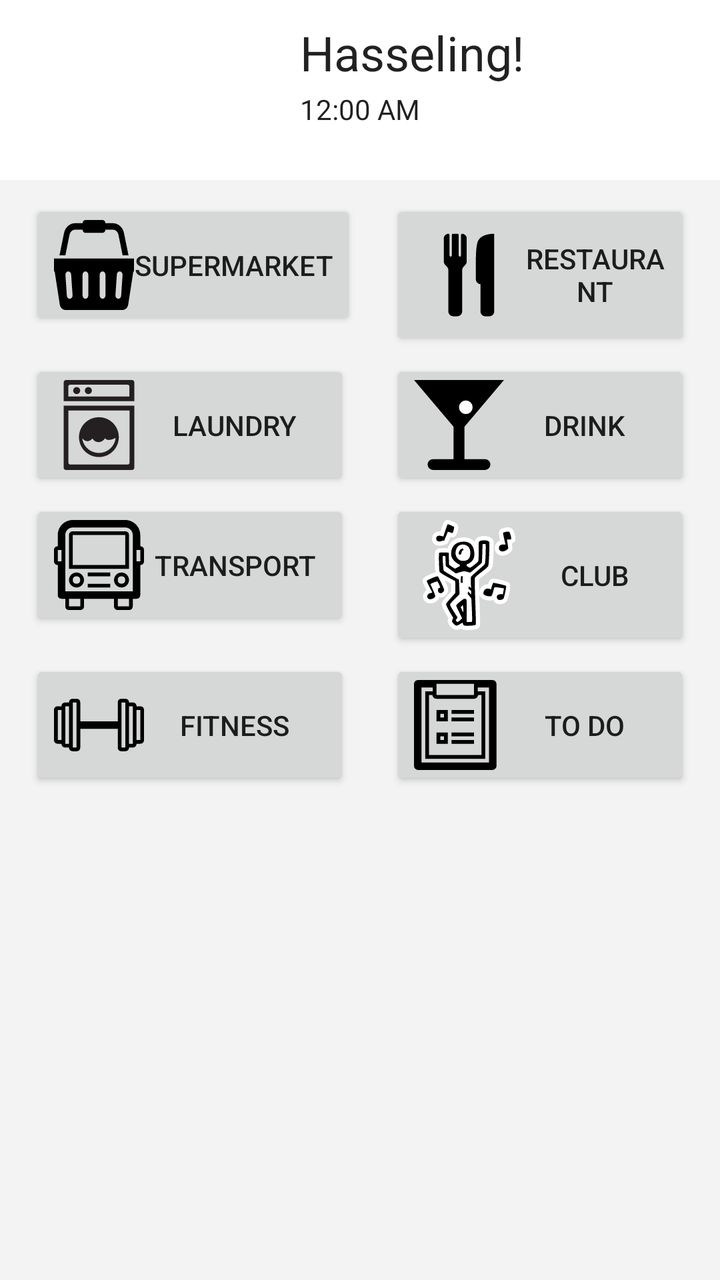
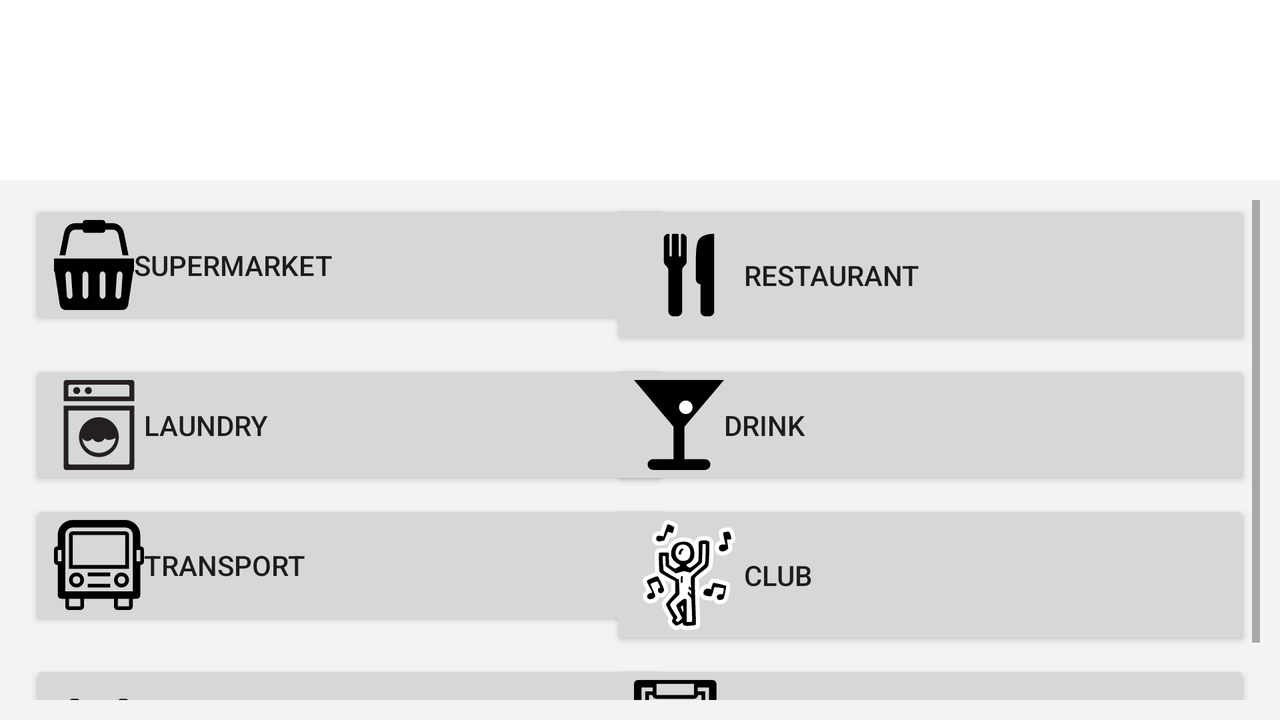

Compare how this app lays out the same screen by default and in its alternative resource folder. The renders come first, then the two layout files and the values they reference.
<!-- AndroidManifest.xml: application theme AppTheme -->
<!-- res/layout/content_main.xml -->
<?xml version="1.0" encoding="utf-8"?>
<FrameLayout xmlns:android="http://schemas.android.com/apk/res/android"
    xmlns:app="http://schemas.android.com/apk/res-auto"
    xmlns:tools="http://schemas.android.com/tools"
    android:layout_width="match_parent"
    android:layout_height="match_parent"
    app:layout_behavior="@string/appbar_scrolling_view_behavior"
    tools:context="be.pxl.hasseling.MainActivity"
    tools:showIn="@layout/app_bar_main"
        android:id="@+id/content_frame"
        tools:layout_editor_absoluteX="8dp"
        tools:layout_editor_absoluteY="8dp">

    <TextClock
        android:id="@+id/textClock"
        android:layout_width="wrap_content"
        android:layout_height="wrap_content"
        android:layout_marginLeft="150dp"
        android:layout_marginTop="45dp"
        tools:layout_editor_absoluteX="144dp"
        tools:layout_editor_absoluteY="75dp" />

    <TextView
        android:id="@+id/textView4"
        android:layout_width="wrap_content"
        android:layout_height="wrap_content"
        android:layout_marginLeft="150dp"
        android:layout_marginTop="10dp"
        android:text="Hasseling!"
        android:textAppearance="@style/TextAppearance.AppCompat"
        android:textSize="24sp"
        app:layout_constraintVertical_bias="0.076" />


    <ScrollView

        android:layout_width="match_parent"
        android:layout_height="match_parent"
        android:background="#f3f3f3"
        android:fillViewport="true"
        android:orientation="vertical"
        android:layout_marginTop="90dp"
        android:paddingBottom="10dp"
        android:paddingLeft="10dp"
        android:paddingRight="10dp"
        android:paddingTop="10dp">

        <LinearLayout
            android:layout_width="fill_parent"
            android:layout_height="wrap_content"
            android:orientation="vertical">

            <RelativeLayout
                android:layout_width="fill_parent"
                android:layout_height="wrap_content"
                android:orientation="horizontal"
                android:paddingLeft="5dp"
                android:paddingRight="5dp">

                <Button
                    android:id="@+id/btn_supermarket"
                    android:layout_width="wrap_content"
                    android:layout_height="wrap_content"
                    android:layout_weight="1"
                    android:drawableLeft="@drawable/ic_supermarket"
                    android:text="Supermarket" />

                <Button
                    android:id="@+id/btn_restaurant"
                    android:layout_width="wrap_content"
                    android:layout_height="wrap_content"
                    android:layout_marginLeft="180dp"
                    android:layout_weight="1"
                    android:drawableLeft="@drawable/ic_restaurant"
                    android:text="Restaurant" />
            </RelativeLayout>

            <RelativeLayout
                android:layout_width="fill_parent"
                android:layout_height="wrap_content"
                android:layout_marginTop="5dp"
                android:orientation="horizontal"
                android:paddingLeft="5dp"
                android:paddingRight="5dp">

                <Button
                    android:id="@+id/btn_laundry"
                    android:layout_width="160dp"
                    android:layout_height="wrap_content"
                    android:drawableLeft="@drawable/ic_laundry"
                    android:text="Laundry" />

                <Button
                    android:id="@+id/btn_drink"
                    android:layout_width="170dp"
                    android:layout_height="wrap_content"
                    android:layout_marginLeft="180dp"
                    android:drawableLeft="@drawable/ic_drink"
                    android:text="Drink" />
            </RelativeLayout>

            <RelativeLayout
                android:layout_width="fill_parent"
                android:layout_height="wrap_content"
                android:layout_marginTop="5dp"
                android:orientation="horizontal"
                android:paddingLeft="5dp"
                android:paddingRight="5dp">

                <Button
                    android:id="@+id/btn_transport"
                    android:layout_width="160dp"
                    android:layout_height="wrap_content"
                    android:drawableLeft="@drawable/ic_transport"
                    android:text="Transport" />

                <Button
                    android:id="@+id/btn_club"
                    android:layout_width="170dp"
                    android:layout_height="wrap_content"
                    android:layout_marginLeft="180dp"
                    android:drawableLeft="@drawable/ic_club"
                    android:text="Club" />
            </RelativeLayout>

            <RelativeLayout
                android:layout_width="fill_parent"
                android:layout_height="wrap_content"
                android:layout_marginTop="5dp"
                android:orientation="horizontal"
                android:paddingLeft="5dp"
                android:paddingRight="5dp">

                <Button
                    android:id="@+id/btn_fitness"
                    android:layout_width="160dp"
                    android:layout_height="wrap_content"
                    android:drawableLeft="@drawable/ic_fitness"
                    android:text="Fitness" />

                <Button
                    android:id="@+id/btn_todo"
                    android:layout_width="170dp"
                    android:layout_height="wrap_content"
                    android:layout_marginLeft="180dp"
                    android:drawableLeft="@drawable/ic_todo"
                    android:text="To Do" />
            </RelativeLayout>

        </LinearLayout>
    </ScrollView>

</FrameLayout>
<!-- res/layout/app_bar_main.xml (included above) -->
<?xml version="1.0" encoding="utf-8"?>
<android.support.design.widget.CoordinatorLayout xmlns:android="http://schemas.android.com/apk/res/android"
    xmlns:app="http://schemas.android.com/apk/res-auto"
    xmlns:tools="http://schemas.android.com/tools"
    android:layout_width="match_parent"
    android:layout_height="match_parent"
    tools:context="be.pxl.hasseling.MainActivity">

    <android.support.design.widget.AppBarLayout
        android:layout_width="match_parent"
        android:layout_height="wrap_content"
        android:theme="@style/Base.TextAppearance.AppCompat.Subhead.Inverse">

        <android.support.v7.widget.Toolbar
            android:id="@+id/toolbar"
            android:layout_width="match_parent"
            android:layout_height="?attr/actionBarSize"
            android:background="?attr/colorBackgroundFloating"
            android:minHeight="185dp"
            app:popupTheme="@style/Base.TextAppearance.AppCompat.Large.Inverse" />

    </android.support.design.widget.AppBarLayout>

    <include layout="@layout/content_main" />

    <android.support.design.widget.FloatingActionButton
        android:id="@+id/fab"
        android:layout_width="wrap_content"
        android:layout_height="wrap_content"
        android:layout_gravity="bottom|end"
        android:layout_margin="@dimen/fab_margin"
        app:srcCompat="@android:drawable/ic_dialog_info" />

</android.support.design.widget.CoordinatorLayout>
<!-- resources referenced by this layout -->
<resources>
  <!-- drawable ic_drink (drawable) -->
  <vector android:height="45dp" android:viewportHeight="660.0"
      android:viewportWidth="660.0" android:width="45dp" xmlns:android="http://schemas.android.com/apk/res/android">
      <path android:fillColor="#000" android:pathData="M0,0l660,0l-330,390z"/>
      <path android:fillColor="#FF000000"
          android:pathData="M330,660L330,300" android:strokeColor="#000" android:strokeWidth="80"/>
      <path android:fillColor="#FF000000"
          android:pathData="M140,620L520,620" android:strokeColor="#000"
          android:strokeLineCap="round" android:strokeWidth="80"/>
      <path android:fillColor="#fff" android:pathData="M380,200m-50,0a50,50 0,1 1,100 0a50,50 0,1 1,-100 0"/>
  </vector>
  <!-- drawable ic_fitness (drawable) -->
  <vector android:height="45dp" android:viewportHeight="24.0"
      android:viewportWidth="24.0" android:width="45dp" xmlns:android="http://schemas.android.com/apk/res/android">
      <path android:fillColor="#FF000000" android:pathData="M23,7h-1c0,-0.6 -0.4,-1 -1,-1h-1c0,-0.6 -0.4,-1 -1,-1h-1c-0.6,0 -1,0.4 -1,1v5H7V6c0,-0.6 -0.4,-1 -1,-1H5C4.4,5 4,5.4 4,6H3C2.4,6 2,6.4 2,7H1C0.4,7 0,7.4 0,8v8c0,0.6 0.4,1 1,1h1c0,0.6 0.4,1 1,1h1c0,0.6 0.4,1 1,1h1c0.6,0 1,-0.4 1,-1v-5h10v5c0,0.6 0.4,1 1,1h1c0.6,0 1,-0.4 1,-1h1c0.6,0 1,-0.4 1,-1h1c0.6,0 1,-0.4 1,-1V8C24,7.4 23.6,7 23,7zM2,16H1V8h1V16zM4,17H3v-1V8V7h1V17zM6,18H5v-1V7V6h1V18zM19,7v10v1h-1V6h1V7zM21,8v8v1h-1V7h1V8zM23,16h-1V8h1V16z"/>
  </vector>
  <!-- drawable ic_todo (drawable) -->
  <vector android:height="45dp" android:viewportHeight="24.0"
      android:viewportWidth="24.0" android:width="45dp" xmlns:android="http://schemas.android.com/apk/res/android">
      <path android:fillColor="#FF000000" android:pathData="M20.9,0H16H6H1.1C0.5,0 0,0.5 0,1.1v21.8C0,23.5 0.5,24 1.1,24h19.8c0.6,0 1.1,-0.5 1.1,-1.1V1.1C22,0.5 21.5,0 20.9,0zM16,1v3H6V1H16zM4.9,4C5,4.6 5.4,5 6,5h10c0.6,0 1,-0.4 1.1,-1H18v16H4V4H4.9zM20,22H2V2h3v1H3v18h16V3h-2V2h3V22z"/>
      <path android:fillColor="#FF000000" android:pathData="M10,10h6v1h-6z"/>
      <path android:fillColor="#FF000000" android:pathData="M10,8h6v1h-6z"/>
      <path android:fillColor="#FF000000" android:pathData="M9,8H6v3h3V8zM8,10H7V9h1V10z"/>
      <path android:fillColor="#FF000000" android:pathData="M10,16h6v1h-6z"/>
      <path android:fillColor="#FF000000" android:pathData="M10,14h6v1h-6z"/>
      <path android:fillColor="#FF000000" android:pathData="M9,14H6v3h3V14zM8,16H7v-1h1V16z"/>
  </vector>
  <style name="AppTheme" parent="Theme.AppCompat.Light.DarkActionBar">
          
          <item name="colorPrimary">@color/colorPrimary</item>
          <item name="colorPrimaryDark">@color/colorPrimaryDark</item>
          <item name="colorAccent">@color/colorAccent</item>
          <item name="android:colorBackground">@color/colorBg</item>
          
      </style>
  <color name="colorPrimary">#f4b301</color>
  <color name="colorPrimaryDark">#3c3c3c</color>
  <color name="colorAccent">#dedede</color>
  <color name="colorBg">#ffffff</color>
</resources>
<!-- res/layout-land/content_main.xml (the repository's variant of the layout above) -->
<!-- drawn on the phone turned sideways -->
<?xml version="1.0" encoding="utf-8"?>
<FrameLayout xmlns:android="http://schemas.android.com/apk/res/android"
    xmlns:app="http://schemas.android.com/apk/res-auto"
    xmlns:tools="http://schemas.android.com/tools"
    android:layout_width="match_parent"
    android:layout_height="match_parent"
    app:layout_behavior="@string/appbar_scrolling_view_behavior"
    tools:context="be.pxl.hasseling.MainActivity"
    android:id="@+id/content_frame"
    tools:layout_editor_absoluteX="8dp"
    tools:layout_editor_absoluteY="8dp">


    <ScrollView

        android:layout_width="match_parent"
        android:layout_height="match_parent"
        android:background="#f3f3f3"
        android:fillViewport="true"
        android:orientation="vertical"
        android:layout_marginTop="90dp"
        android:paddingBottom="10dp"
        android:paddingLeft="10dp"
        android:paddingRight="10dp"
        android:paddingTop="10dp"
        tools:ignore="UselessParent">

        <LinearLayout
            android:layout_width="fill_parent"
            android:layout_height="wrap_content"
            android:orientation="vertical">

            <RelativeLayout
                android:layout_width="wrap_content"
                android:layout_height="wrap_content"
                android:orientation="horizontal"
                android:paddingLeft="5dp"
                android:paddingRight="5dp">

                <Button
                    android:id="@+id/btn_supermarket"
                    android:layout_width="wrap_content"
                    android:layout_height="wrap_content"
                    android:layout_alignParentLeft="true"
                    android:layout_alignParentStart="true"
                    android:layout_alignParentTop="true"
                    android:width="320dp"
                    android:drawableLeft="@drawable/ic_supermarket"
                    android:filterTouchesWhenObscured="false"
                    android:gravity="left|center_vertical"
                    android:text="Supermarket"
                    android:textSize="14sp"
                    tools:ignore="HardcodedText,RtlHardcoded" />

                <Button
                    android:id="@+id/btn_restaurant"
                    android:layout_width="wrap_content"
                    android:layout_height="wrap_content"
                    android:layout_alignParentRight="true"
                    android:width="320dp"
                    android:drawableLeft="@drawable/ic_restaurant"
                    android:gravity="left|center_vertical"
                    android:text="Restaurant"
                    android:textSize="14sp"
                    tools:ignore="HardcodedText,ObsoleteLayoutParam,RtlHardcoded" />
            </RelativeLayout>

            <RelativeLayout
                android:layout_width="wrap_content"
                android:layout_height="wrap_content"
                android:layout_marginTop="5dp"
                android:orientation="horizontal"
                android:paddingLeft="5dp"
                android:paddingRight="5dp">

                <Button
                    android:id="@+id/btn_laundry"
                    android:layout_width="320dp"
                    android:layout_height="wrap_content"
                    android:layout_alignParentLeft="false"
                    android:layout_alignParentStart="false"
                    android:layout_alignParentTop="false"
                    android:drawableLeft="@drawable/ic_laundry"
                    android:text="@string/laundry"
                    android:gravity="left|center_vertical"
                    android:textSize="14sp"
                    tools:ignore="HardcodedText,RtlHardcoded" />

                <Button
                    android:id="@+id/btn_drink"
                    android:layout_width="320dp"
                    android:layout_height="wrap_content"
                    android:layout_alignParentRight="true"
                    android:drawableLeft="@drawable/ic_drink"
                    android:gravity="left|center_vertical|center"
                    android:text="@string/drink"
                    android:textSize="14sp"
                    tools:ignore="HardcodedText,ObsoleteLayoutParam,RtlHardcoded" />
            </RelativeLayout>

            <RelativeLayout
                android:layout_width="wrap_content"
                android:layout_height="wrap_content"
                android:layout_marginTop="5dp"
                android:orientation="horizontal"
                android:paddingLeft="5dp"
                android:paddingRight="5dp">

                <Button
                    android:id="@+id/btn_transport"
                    android:layout_width="320dp"
                    android:layout_height="wrap_content"
                    android:drawableLeft="@drawable/ic_transport"
                    android:text="Transport"
                    android:gravity="left|center_vertical"
                    android:textSize="14sp"
                    tools:ignore="HardcodedText,RtlHardcoded" />

                <Button
                    android:id="@+id/btn_club"
                    android:layout_width="320dp"
                    android:layout_height="wrap_content"
                    android:layout_alignParentRight="true"
                    android:drawableLeft="@drawable/ic_club"
                    android:gravity="left|center_vertical|center"
                    android:text="Club"
                    android:textSize="14sp"
                    tools:ignore="HardcodedText,ObsoleteLayoutParam,RtlHardcoded" />
            </RelativeLayout>

            <RelativeLayout
                android:layout_width="wrap_content"
                android:layout_height="wrap_content"
                android:layout_marginTop="5dp"
                android:orientation="horizontal"
                android:paddingLeft="5dp"
                android:paddingRight="5dp">

                <Button
                    android:id="@+id/btn_fitness"
                    android:layout_width="320dp"
                    android:layout_height="wrap_content"
                    android:drawableLeft="@drawable/ic_fitness"
                    android:text="Fitness"
                    android:textSize="14sp"
                    android:gravity="left|center_vertical"
                    tools:ignore="HardcodedText,RtlHardcoded" />

                <Button
                    android:id="@+id/btn_todo"
                    android:layout_width="320dp"
                    android:layout_height="wrap_content"
                    android:layout_alignParentRight="true"
                    android:drawableLeft="@drawable/ic_todo"
                    android:gravity="left|center_vertical|center"
                    android:text="To Do"
                    android:textSize="14sp"
                    tools:ignore="HardcodedText,ObsoleteLayoutParam,RtlHardcoded" />
            </RelativeLayout>

        </LinearLayout>
    </ScrollView>

</FrameLayout>
<!-- resources referenced by the variant -->
<!-- as the phone turned sideways resolves them -->
<resources>
  <!-- drawable ic_drink (drawable) -->
  <vector android:height="45dp" android:viewportHeight="660.0"
      android:viewportWidth="660.0" android:width="45dp" xmlns:android="http://schemas.android.com/apk/res/android">
      <path android:fillColor="#000" android:pathData="M0,0l660,0l-330,390z"/>
      <path android:fillColor="#FF000000"
          android:pathData="M330,660L330,300" android:strokeColor="#000" android:strokeWidth="80"/>
      <path android:fillColor="#FF000000"
          android:pathData="M140,620L520,620" android:strokeColor="#000"
          android:strokeLineCap="round" android:strokeWidth="80"/>
      <path android:fillColor="#fff" android:pathData="M380,200m-50,0a50,50 0,1 1,100 0a50,50 0,1 1,-100 0"/>
  </vector>
  <!-- drawable ic_fitness (drawable) -->
  <vector android:height="45dp" android:viewportHeight="24.0"
      android:viewportWidth="24.0" android:width="45dp" xmlns:android="http://schemas.android.com/apk/res/android">
      <path android:fillColor="#FF000000" android:pathData="M23,7h-1c0,-0.6 -0.4,-1 -1,-1h-1c0,-0.6 -0.4,-1 -1,-1h-1c-0.6,0 -1,0.4 -1,1v5H7V6c0,-0.6 -0.4,-1 -1,-1H5C4.4,5 4,5.4 4,6H3C2.4,6 2,6.4 2,7H1C0.4,7 0,7.4 0,8v8c0,0.6 0.4,1 1,1h1c0,0.6 0.4,1 1,1h1c0,0.6 0.4,1 1,1h1c0.6,0 1,-0.4 1,-1v-5h10v5c0,0.6 0.4,1 1,1h1c0.6,0 1,-0.4 1,-1h1c0.6,0 1,-0.4 1,-1h1c0.6,0 1,-0.4 1,-1V8C24,7.4 23.6,7 23,7zM2,16H1V8h1V16zM4,17H3v-1V8V7h1V17zM6,18H5v-1V7V6h1V18zM19,7v10v1h-1V6h1V7zM21,8v8v1h-1V7h1V8zM23,16h-1V8h1V16z"/>
  </vector>
  <!-- drawable ic_todo (drawable) -->
  <vector android:height="45dp" android:viewportHeight="24.0"
      android:viewportWidth="24.0" android:width="45dp" xmlns:android="http://schemas.android.com/apk/res/android">
      <path android:fillColor="#FF000000" android:pathData="M20.9,0H16H6H1.1C0.5,0 0,0.5 0,1.1v21.8C0,23.5 0.5,24 1.1,24h19.8c0.6,0 1.1,-0.5 1.1,-1.1V1.1C22,0.5 21.5,0 20.9,0zM16,1v3H6V1H16zM4.9,4C5,4.6 5.4,5 6,5h10c0.6,0 1,-0.4 1.1,-1H18v16H4V4H4.9zM20,22H2V2h3v1H3v18h16V3h-2V2h3V22z"/>
      <path android:fillColor="#FF000000" android:pathData="M10,10h6v1h-6z"/>
      <path android:fillColor="#FF000000" android:pathData="M10,8h6v1h-6z"/>
      <path android:fillColor="#FF000000" android:pathData="M9,8H6v3h3V8zM8,10H7V9h1V10z"/>
      <path android:fillColor="#FF000000" android:pathData="M10,16h6v1h-6z"/>
      <path android:fillColor="#FF000000" android:pathData="M10,14h6v1h-6z"/>
      <path android:fillColor="#FF000000" android:pathData="M9,14H6v3h3V14zM8,16H7v-1h1V16z"/>
  </vector>
  <string name="drink">Drink</string>
  <string name="laundry">Laundry</string>
  <style name="AppTheme" parent="Theme.AppCompat.Light.DarkActionBar">
          
          <item name="colorPrimary">@color/colorPrimary</item>
          <item name="colorPrimaryDark">@color/colorPrimaryDark</item>
          <item name="colorAccent">@color/colorAccent</item>
          <item name="android:colorBackground">@color/colorBg</item>
          
      </style>
  <color name="colorPrimary">#f4b301</color>
  <color name="colorPrimaryDark">#3c3c3c</color>
  <color name="colorAccent">#dedede</color>
  <color name="colorBg">#ffffff</color>
</resources>
